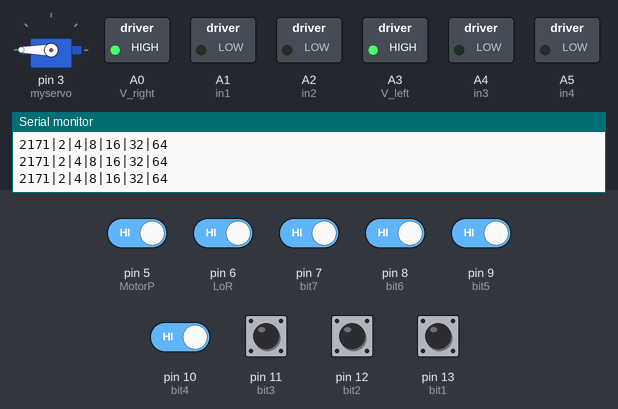
This sketch was run on a simulated Arduino Uno, built with avr-gcc and run on an emulated ATmega328P. Shown: servo, switched loads named in the sketch (green lamp = pin HIGH), the last lines printed to the serial monitor. Inputs (shaded band) come from the test bench; at power-on: pin 5 (MotorP), pin 6 (LoR), pin 7 (bit7), pin 8 (bit6), pin 9 (bit5), pin 10 (bit4), pin 11 (bit3), pin 12 (bit2), pin 13 (bit1) HIGH. Pins used as bus, display or sensor lines are not drawn.

Above: at 1.2 s.
1.3 s: pin 7 (bit7) driven LOW
At 1.9 s:
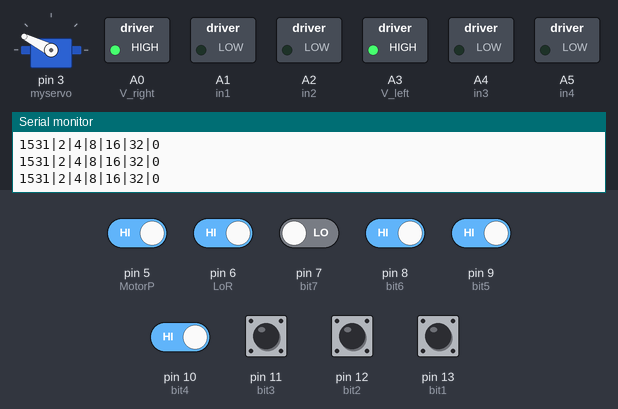
2.8 s: pin 6 (LoR) driven LOW
At 4.0 s:
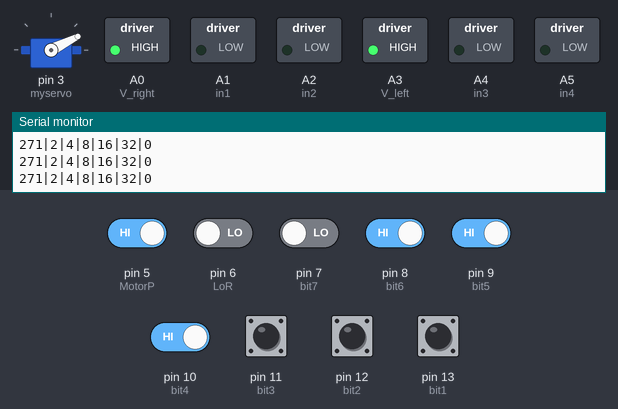
4.3 s: pin 8 (bit6) driven LOW
At 5.3 s:
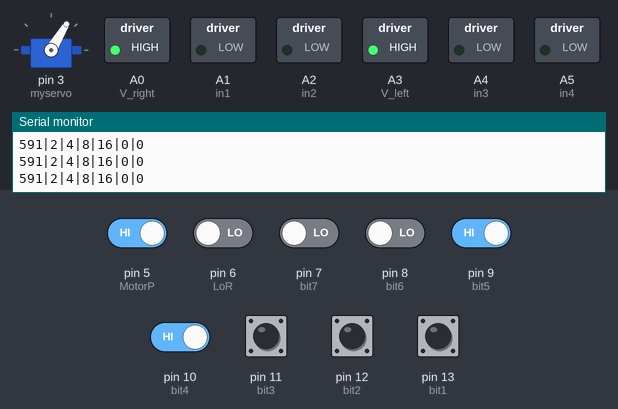
5.8 s: pin 9 (bit5) driven LOW
At 6.3 s:
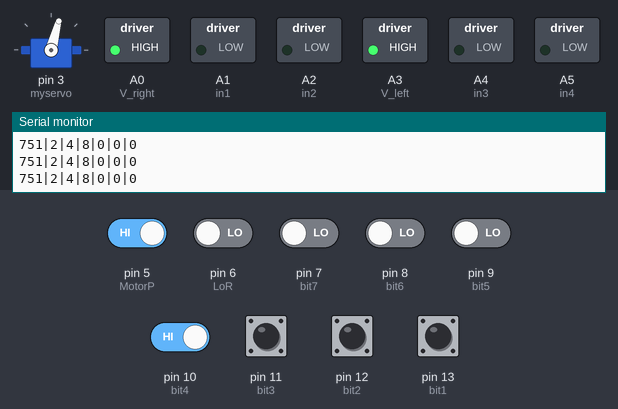
7.3 s: pin 10 (bit4) driven LOW
At 8.5 s:
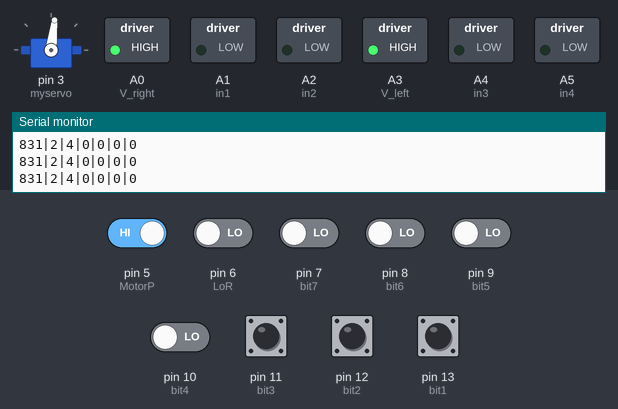
8.8 s: pin 5 (MotorP) driven LOW
At 10.0 s:
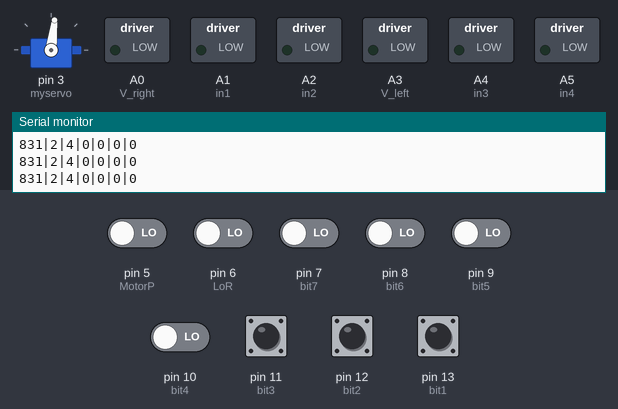
Timing chart, 0 to 11.3 s (numbered marks = the images above; inputs shaded):
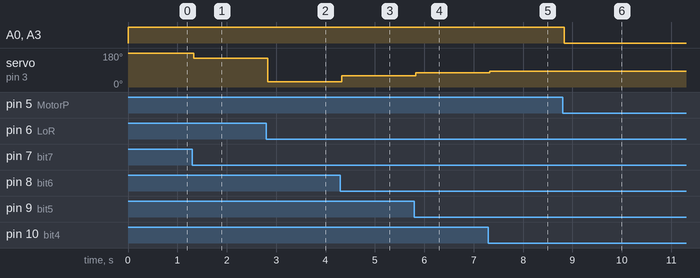

The sketch:

Steer4.ino
```cpp
#include <Servo.h>
Servo myservo;

//deklarasi variabel
int val1,val2,val3,val4,val5,val6,val7,val8;
int bin1,bin2,bin3,bin4,bin5,bin6,bin7,bin8;
int valu1,valu2,valu3,valu4,valu5,valu6,valu7,valu8;
int dir, power, LR, go, degSteer, decimal;
int mid = 90;
int red = 0;

//PIN MOTOR
int V_right = A0;
int in1 = A1;
int in2 = A2;
int V_left = A3;
int in3 = A4;
int in4 = A5;

//PIN COMMAND DARI RASPBERRY
int bit1 = 13;
int bit2 = 12;
int bit3 = 11;
int bit4 = 10;
int bit5 = 9;
int bit6 = 8;
int bit7 = 7;
int LoR = 6;
int MotorP = 5;

void setup() {
  Serial.begin(9600);
  pinMode(red, OUTPUT);
  //pin motor
  pinMode(V_right, OUTPUT);
  pinMode(in1, OUTPUT);
  pinMode(in2, OUTPUT);
  pinMode(V_left, OUTPUT);
  pinMode(in3, OUTPUT);
  pinMode(in4, OUTPUT);
  myservo.attach(3);
  myservo.write(mid);
  digitalWrite(red, HIGH);
}

void loop() {
  rec_bin();
  rec_dir();
  rec_power();
  convertAll();
  decimal = bin1+bin2+bin3+bin4+bin5+bin6+bin7;
  Serial.println(String(bin1)+"|"+String(bin2)+"|"+String(bin3)+"|"+String(bin4)+"|"+String(bin5)+"|"+String(bin6)+"|"+String(bin7));
  //Serial.println(decimal);
  degSteer = mid+(decimal*LR);
  Serial.print(degSteer);
  myservo.write(degSteer);
  gas();
}

//==============================================
////LAMPIRAN FUNGSI-FUNGSI//////==============
//=========================================

//RECEIVED BINARY NUMBER
void rec_bin(){
  val1 = digitalRead(bit1);
  val2 = digitalRead(bit2);
  val3 = digitalRead(bit3);
  val4 = digitalRead(bit4);
  val5 = digitalRead(bit5);
  val6 = digitalRead(bit6);
  val7 = digitalRead(bit7);
  dir = digitalRead(LoR);
  power = digitalRead(MotorP);
}

//KONVERSI BILANGAN BINER//
void convertAll(){
  convert1();
  convert2();
  convert3();
  convert4();
  convert5();
  convert6();
  convert7();
}
void convert1(){
  if(val1==LOW){
    bin1 = 0;
  }else if(val1==HIGH){
    bin1 = 1;}
}
void convert2(){
  if(val2==LOW){
    bin2 = 0;
  }else if(val2==HIGH){
    bin2 = 2;}
}
void convert3(){
  if(val3==LOW){
    bin3 = 0;
  }else if(val3==HIGH){
    bin3 = 4;}
}
void convert4(){
  if(val4==LOW){
    bin4 = 0;
  }else if(val4==HIGH){
    bin4 = 8;}
}
void convert5(){
  if(val5==LOW){
    bin5 = 0;
  }else if(val5==HIGH){
    bin5 = 16;}
}
void convert6(){
  if(val6==LOW){
    bin6= 0;
  }else if(val6==HIGH){
    bin6 = 32;}
}
void convert7(){
  if(val7==LOW){
    bin7 = 0;
  }else if(val7==HIGH){
    bin7 = 64;}
}

//NILAI DERAJAT BELOK
void rec_dir(){
  if(dir==LOW){
    LR = -1;
  }else if(dir==HIGH){
    LR = 1;
  }
}

//NGEGAS ATAU NGEREM
void rec_power(){
  if(power==LOW){
    go = 0;
  }else if(power==HIGH){
    go = 1;
  }
}

void gas(){
  if(go==1){
    analogWrite(V_right, 255);
    analogWrite(V_left, 255);
    digitalWrite(red, LOW);
  }else if(go==0){
    analogWrite(V_right, 0);
    analogWrite(V_left, 0);
    digitalWrite(red, HIGH);
  }
}
```

Measured:
- after the input at 1.3 s, servo on pin 3 (myservo): 180° → 153° at once
- after the input at 2.8 s, servo on pin 3 (myservo): 153° → 27° at once
- after the input at 4.3 s, servo on pin 3 (myservo): 27° → 59° at once
- after the input at 5.8 s, servo on pin 3 (myservo): 59° → 75° at once
- after the input at 7.3 s, servo on pin 3 (myservo): 75° → 83° at once
- after the input at 8.8 s, A0 (V_right), A3 (V_left): HIGH → LOW at once
